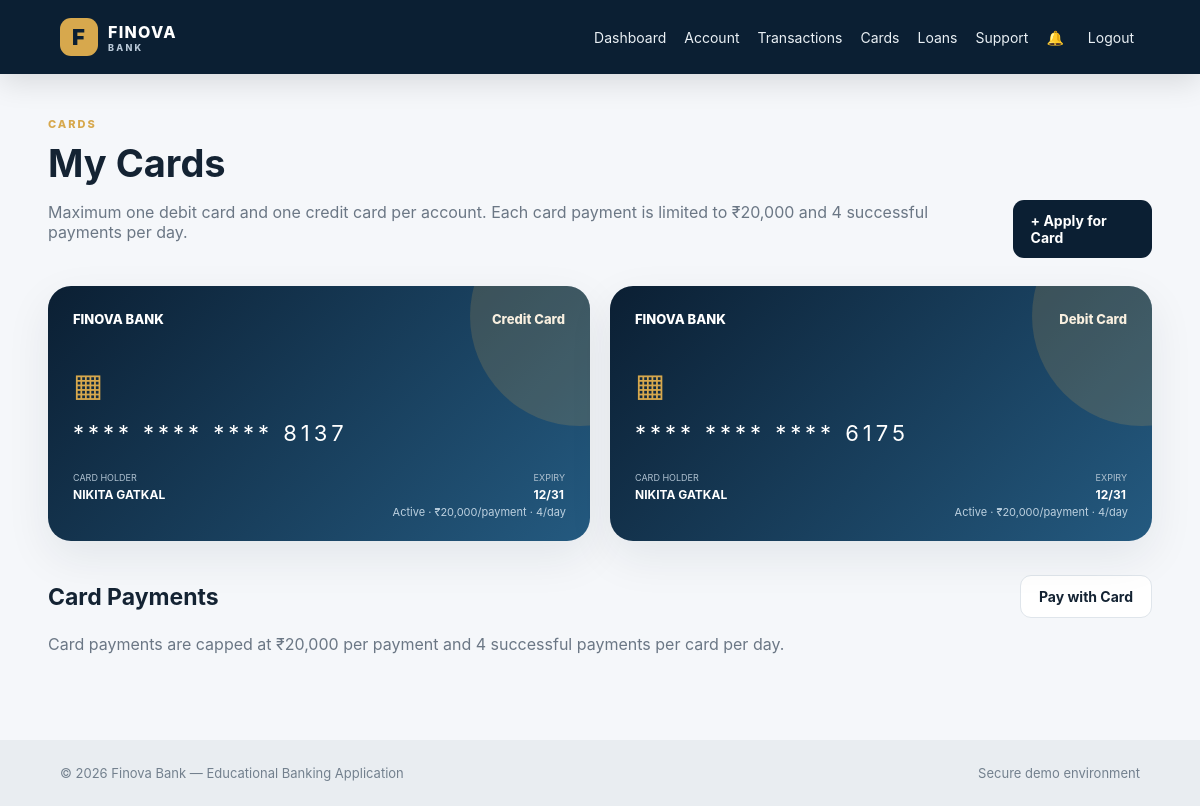
Page /cards/ (signed in) on the committed database.
### banking/models.py (models this page shows, shortened)
class Card(models.Model):
    CARD_TYPES = [
        ("DEBIT", "Debit Card"),
        ("CREDIT", "Credit Card"),
    ]
    STATUS_CHOICES = [
        ("ACTIVE", "Active"),
        ("BLOCKED", "Blocked"),
        ("EXPIRED", "Expired"),
    ]
    user = models.ForeignKey(
        User, on_delete=models.CASCADE, related_name="cards"
    )
    account = models.ForeignKey(
        BankAccount, on_delete=models.CASCADE, related_name="cards"
    )
    card_type = models.CharField(max_length=10, choices=CARD_TYPES)
    card_number = models.CharField(
        max_length=16, unique=True, default=generate_card_number
    )
    cvv = models.CharField(max_length=3)
    expiry_date = models.DateField()
    status = models.CharField(
        max_length=20, choices=STATUS_CHOICES, default="ACTIVE"
    )
    daily_limit = models.DecimalField(
        max_digits=12, decimal_places=2, default=Decimal("20000.00")
    )
    max_transactions_per_day = models.PositiveSmallIntegerField(default=4)
    created_at = models.DateTimeField(auto_now_add=True)
    class Meta:
        ordering = ["-created_at"]
        constraints = [
            models.UniqueConstraint(
                fields=["account", "card_type"],
                name="one_card_type_per_account",
            )
        ]
    def masked_number(self):
        return "**** **** **** " + self.card_number[-4:]

### banking/views.py (the view)
# urls.py: path("cards/", views.cards, name="cards"),
@login_required
def cards(request):
    data = request.user.cards.select_related("account").all()
    return render(
        request,
        "cards.html",
        {"cards": data},
    )

### templates/cards.html (shortened to what this page needs)
{% extends "base.html" %}
{% block content %}
<div class="page-head">
    <div><span class="eyebrow">CARDS</span><h1>My Cards</h1><p class="muted">Maximum one debit card and one credit card per account. Each card payment is limited to ₹20,000 and 4 successful payments per day.</p></div>
    {% if user.account %}<a class="btn primary" href="{% url 'apply_card' %}">+ Apply for Card</a>{% endif %}
</div>
<div class="card-grid">
{% for card in cards %}
<div class="bank-card">
    <div class="card-header"><span>FINOVA BANK</span><span>{{ card.get_card_type_display }}</span></div>
    <div class="chip">▦</div>
    <div class="card-number">{{ card.masked_number }}</div>
    <div class="card-bottom">
        <div><small>CARD HOLDER</small><strong>{{ user.get_full_name|default:user.username|upper }}</strong></div>
        <div><small>EXPIRY</small><strong>{{ card.expiry_date|date:"m/y" }}</strong></div>
    </div>
    <div class="card-status">{{ card.get_status_display }} · ₹20,000/payment · 4/day</div>
</div>
{% empty %}
<div class="empty">
    <h2>No Cards Yet</h2>
    <p>You may have one debit card and one credit card.</p>
    {% if user.account %}<a class="btn primary" href="{% url 'apply_card' %}">Apply for Card</a>{% else %}<p>Open a bank account first.</p>{% endif %}
</div>
{% endfor %}
</div>
{% if cards %}
<div class="section-head"><h2>Card Payments</h2><a class="btn secondary" href="{% url 'card_payment' %}">Pay with Card</a></div>
<p class="muted">Card payments are capped at ₹20,000 per payment and 4 successful payments per card per day.</p>
{% endif %}
{% endblock %}

### static/css/style.css (style rules this page uses)
:root { --navy:#0b1f33; --navy2:#12395a; --gold:#d7a84d; --cream:#f5f7fa; --white:#fff; --text:#142333; --muted:#6b7785; --border:#dfe5eb; --green:#178a55; --red:#c73b45; --shadow:0 16px 45px rgba(17,36,55,.08); }
* { box-sizing:border-box }
body { margin:0;background:var(--cream);color:var(--text);font-family:Inter,Segoe UI,Arial,sans-serif }
a { text-decoration:none;color:inherit }
.mini-label,.eyebrow { font-size:11px;font-weight:800;letter-spacing:.18em;color:var(--gold) }
.btn { display:inline-flex;justify-content:center;align-items:center;border:0;border-radius:11px;padding:12px 18px;font-weight:750;cursor:pointer;font-size:14px }
.btn.primary { background:var(--navy);color:#fff }
.btn.secondary { background:#fff;border:1px solid var(--border);color:var(--text) }
.page-head { display:flex;align-items:flex-end;justify-content:space-between;gap:20px;margin-bottom:28px }
.page-head h1 { font-size:38px;margin:8px 0 }
.muted { color:var(--muted) }
.section-head { display:flex;justify-content:space-between;align-items:center;margin:34px 0 15px }
.section-head h2 { margin:0;font-size:23px }
.card-grid { display:grid;grid-template-columns:repeat(2,1fr);gap:20px }
.bank-card { min-height:255px;background:linear-gradient(135deg,#0b1f33,#245a80);color:#fff;border-radius:23px;padding:25px;position:relative;box-shadow:var(--shadow);overflow:hidden }
.bank-card:after { content:"";position:absolute;width:220px;height:220px;border-radius:50%;right:-100px;top:-80px;background:rgba(215,168,77,.18) }
.card-header,.card-bottom { display:flex;justify-content:space-between;gap:20px }
.card-header { font-weight:800;font-size:13px }
.chip { margin:38px 0 16px;font-size:32px;color:var(--gold) }
.card-number { font-size:22px;letter-spacing:.18em }
.card-bottom { margin-top:26px }
.card-bottom small { display:block;color:#afc1d0;font-size:9px }
.card-bottom strong { font-size:12px }
.card-status { position:absolute;right:24px;bottom:22px;font-size:11px;color:#bcd0df }

### rows in the picture
Card: card_type "Credit Card", masked_number "**** **** **** 8137", expiry_date "12/31", status "Active"
Card: card_type "Debit Card", masked_number "**** **** **** 6175", expiry_date "12/31", status "Active"

### other values in the picture
{{ user.get_full_name|default:user.username|upper }} "NIKITA GATKAL"
